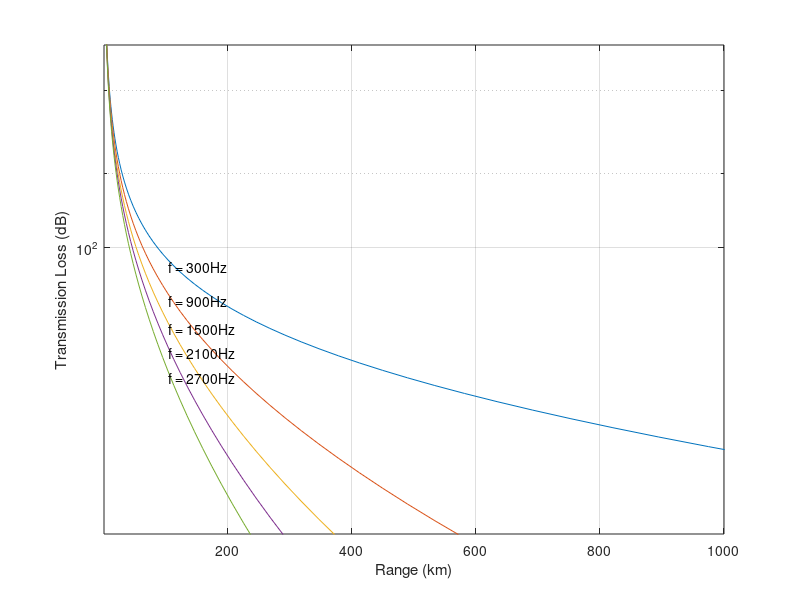
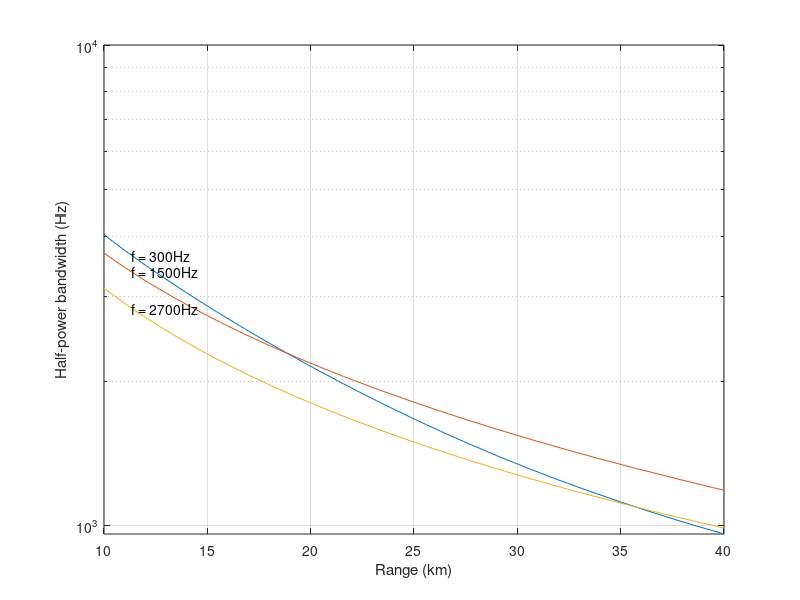

Write the MATLAB code that produced these figures, in order.
% Long-Range Transmission Loss according to Thorp and
% half-power bandwidth for selected frequencies in the ULF band
% Author: Michel Barbeau
% Version: June 16, 2017
%
close all
clear all
%%% Plot attenuation
%
% selected frequencies
f = [.3 .9 1.5 2.1 2.7 ]; % kHz
f2 = f.*f; % squared frequencies
% distances
Rkm = logspace(log10(1),log10(5000),100);
% absorption
alpha = 0.11*f2./(1+f2) + 44*f2./(4100+f2) + 0.000275*f2 + 0.003; 
for j = 1:length(f) % for each frequency
     % calculate the transmission loss
     TL = 2*10*log10(1e3*Rkm) + alpha(j)*Rkm;
     % plot
     semilogy(Rkm,TL);
     hold on;
     % label
     text(Rkm(55),TL(55)+1,['f = ' num2str(1e3*f(j)) 'Hz']); 
end
xlabel('Range (km)');
ylabel('Transmission Loss (dB)')
axis ij;
grid on;
axis([1 1e3 75 150]);
figure;
%%% plot half-power bandwidth
%
% selected frequencies
f = [ .3 1.5 2.7 ]; % kHz
% distances
Rkm = logspace(log10(10),log10(40),100);
for j = 1:length(f) % for each frequency
   hpb=zeros(1,length(Rkm)); % init an array
   for i = 1:length(Rkm) % for each distance
      % determine the upper frequency where attenuation is 3 dB down
      g = f(j); % start from a selected frequency
      g2 = g*g; % squared
      % absorption
      alpha = 0.11*g2/(1+g2) + 44*g2/(4100+g2) + 0.000275*g2 + 0.003;
      TL = 2*10*log10(1e3*Rkm(i)) + alpha*Rkm(i);
      dTL = 0; k = 0;
      while dTL<3
         g = g + 0.001; k = k + 1; % increase upper frequency
         g2 = g*g; 
         alpha = 0.11*g2/(1+g2) + 44*g2/(4100+g2) + 0.000275*g2 + 0.003;
         newTL = 2*10*log10(1e3*Rkm(i)) + alpha*Rkm(i);
         dTL = newTL - TL;
      end
      hpb(i) = k; % half-power bandwidth in Hertz
   end
   semilogy(Rkm,hpb);
   hold on;
   text(Rkm(10),hpb(10)+1,['f = ' num2str(1e3*f(j)) 'Hz']);
end
xlabel('Range (km)');
ylabel('Half-power bandwidth (Hz)')
grid on;
axis([10 40 0 1e4]);


